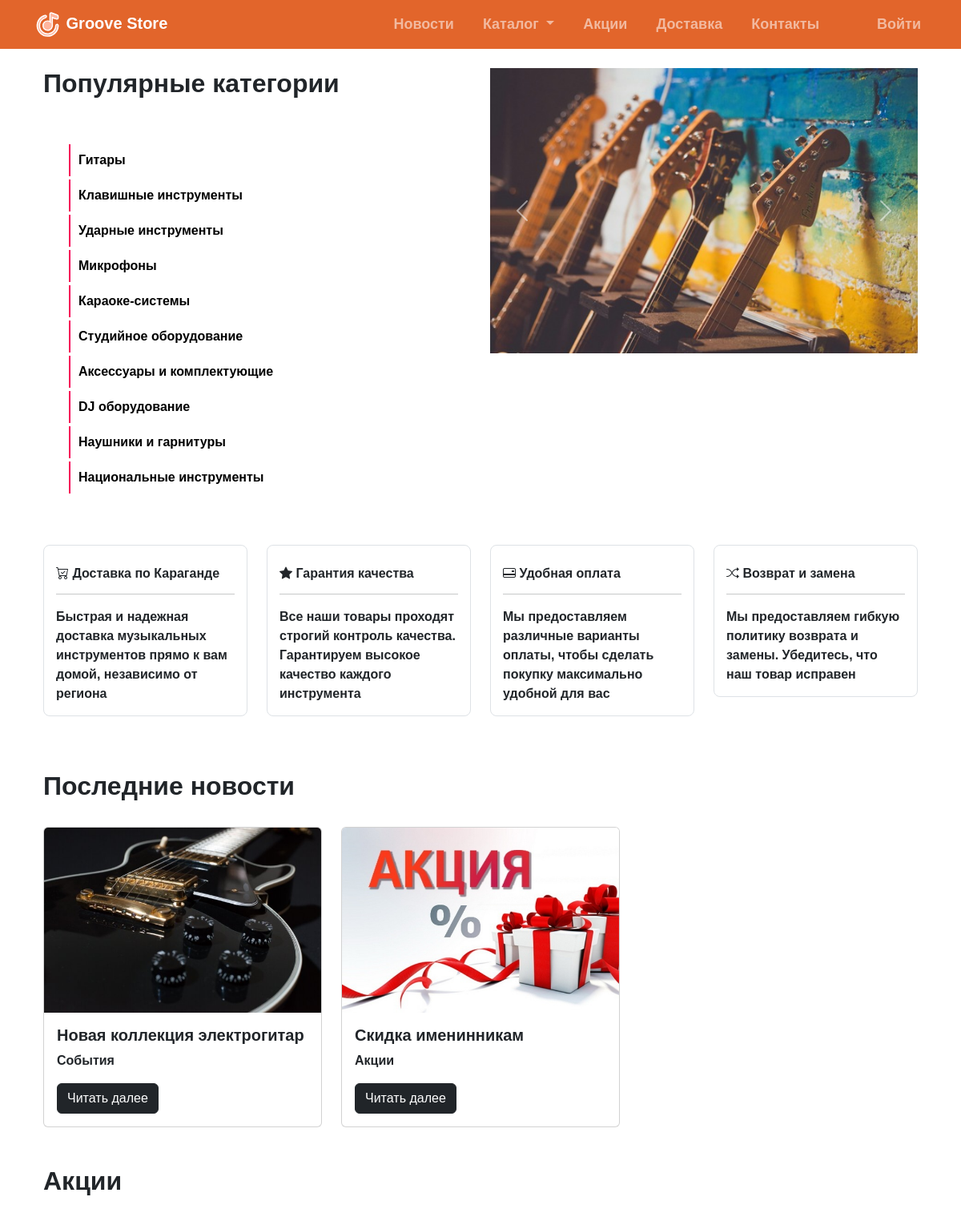
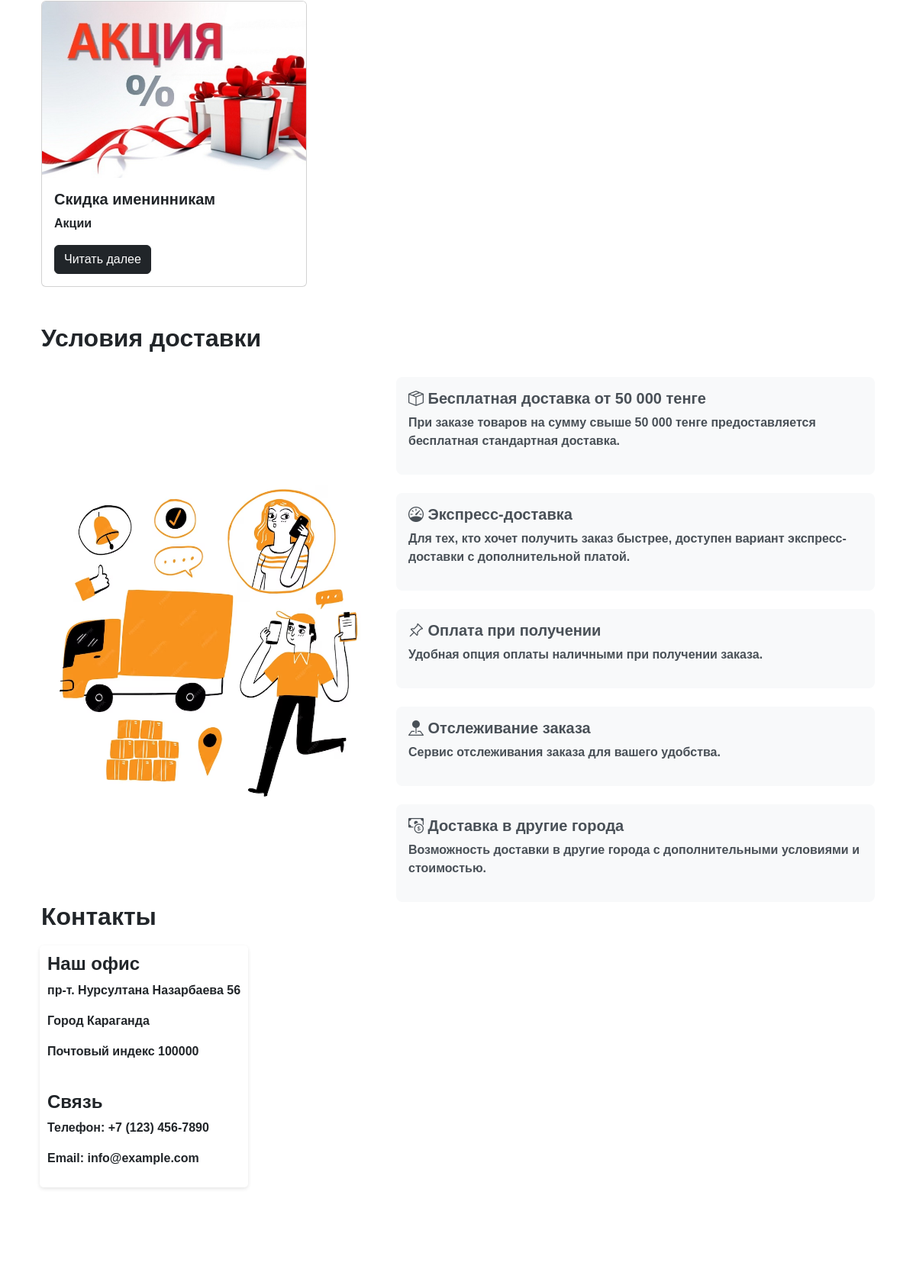
The page / on the database its author committed (2 pictures, top to bottom).
### app/models.py (models this page shows, shortened)
class Category(models.Model):
    name = models.CharField("Название категории", max_length=255)
    class Meta:
        verbose_name_plural = "Категории"

class News(models.Model):
    name = models.CharField("Заголовок новости", max_length=255)
    category = models.ForeignKey(NewsCategory, on_delete=models.CASCADE)
    photo = models.FileField("Изображение", upload_to="news/", blank=True, null=True)
    description = models.TextField("Описание новости")
    date = models.DateTimeField("Дата новости")
    class Meta:
        verbose_name_plural = "Новости"

class NewsCategory(models.Model):
    type_choices = [
        ('Акции', 'Акции'),
        ('События', 'События'),
        ('Организация', 'Организация'),
    ]
    type = models.CharField("Тип новостей", choices=type_choices, max_length=20)
    class Meta:
        verbose_name_plural = "Категории новостей"
    def __str__(self):
        return self.type

### app/views.py (the view)
# urls.py: path('', index, name='index'),
def index(request):
    categories = Category.objects.all()
    action_category = NewsCategory.objects.get(type='Акции')
    action_news = News.objects.filter(category=action_category).order_by('-date')[:4]
    latest_news = News.objects.order_by('-date')[:4]
    return render(request, 'index.html', {'latest_news': latest_news, 'categories': categories,'action_news': action_news})

### templates/index.html (shortened to what this page needs)
{% extends 'base.html' %}
{% load static %}
{% block nav_block %}
<li class="nav-item">
  <a class="nav-link" href="#">Новости</a>
</li>
<li class="nav-item dropdown">
  <a class="nav-link dropdown-toggle" href="#" role="button" data-bs-toggle="dropdown" aria-expanded="false">
    Каталог
  </a>
</li>
<li class="nav-item">
  <a class="nav-link" href="#section1">Акции</a>
</li>
<li class="nav-item">
    <a class="nav-link" href="#section2">Доставка</a>
</li>
<li class="nav-item">
    <a class="nav-link" href="#section3">Контакты</a>
</li>
<li class="nav-item">
    <a class="nav-link" href="#"></a>
</li>
{% if user.is_authenticated %}
  {% if user.is_active and user.is_staff %}
    <li class="nav-item">
      <a class="nav-link" href="{% url 'manager' %}">{{ user.username }}</a>
    </li>
  {% elif user.is_active %}
    <li class="nav-item">
      <a class="nav-link" href="{% url 'client' %}">{{ user.username }}</a>
    </li>
  {% endif %}
  <li class="nav-item">
    <a class="nav-link" href="{% url 'logout' %}">Выйти</a>
  </li>
{% else %}
  <li class="nav-item">
    <a class="nav-link" href="{% url 'login' %}">Войти</a>
  </li>
{% endif %}
{% endblock %}
{% block content %}
<div class="container mt-4">
    <div class="row">
      <div class="col-md-6">
        <h2 class="orange-line"> Популярные категории </h2>
        <div class="list">
            <h2>List Item Hover Effect</h2>
            <ul>
              {% if user.is_authenticated %}
              {% for category in categories %}
                <li><span><a style="text-decoration: none; color: black;" href="{% url 'product_list' category.id %}">{{ category.name }}</a></span></li>
              {% endfor %}
            {% else %}
              {% for category in categories %}
              <li><span><a style="text-decoration: none; color: black;" href="{% url 'login' %}">{{ category.name }}</a></span></li>
              {% endfor %}
            {% endif %}
            </ul>
          </div>
      </div>
      <div class="col-md-6">
        <div id="carouselExampleControls" class="carousel slide" data-bs-ride="carousel">
            <div class="carousel-inner">
              <div class="carousel-item active">
                <img src="{% static 'img/adv-1.jpg' %}" class="d-block w-100" alt="...">
              </div>
            </div>
            <button class="carousel-control-prev" type="button" data-bs-target="#carouselExampleControls" data-bs-slide="prev">
              <span class="carousel-control-prev-icon" aria-hidden="true"></span>
            </button>
            <button class="carousel-control-next" type="button" data-bs-target="#carouselExampleControls" data-bs-slide="next">
              <span class="carousel-control-next-icon" aria-hidden="true"></span>
            </button>
          </div>
      </div>
    </div>
    <br>
    <br>
    <div class="row">
        <div class="col-md-3">
          <div class="service-card">
            <div class="service-details">
              <h6 class="card-title"><i class="bi bi-cart-check"></i> Доставка по Караганде</h6>
              <hr>
              <p class="card-text">Быстрая и надежная доставка музыкальных инструментов прямо к вам домой, независимо от региона</p>
            </div>
          </div>
        </div>
        <div class="col-md-3">
          <div class="service-card">
            <div class="service-details">
              <h6 class="card-title"><i class="bi bi-star-fill"></i> Гарантия качества</h6>
              <hr>
              <p class="card-text">Все наши товары проходят строгий контроль качества. Гарантируем высокое качество каждого инструмента</p>
            </div>
          </div>
        </div>
        <div class="col-md-3">
          <div class="service-card">
            <div class="service-details">
              <h6 class="card-title"><i class="bi bi-credit-card-2-back"></i> Удобная оплата</h6>
              <hr>
              <p class="card-text">Мы предоставляем различные варианты оплаты, чтобы сделать покупку максимально удобной для вас</p>
            </div>
          </div>
        </div>
        <div class="col-md-3">
          <div class="service-card">
            <div class="service-details">
              <h6 class="card-title"><i class="bi bi-shuffle"></i> Возврат и замена</h6>
              <hr>
              <p class="card-text">Мы предоставляем гибкую политику возврата и замены. Убедитесь, что наш товар исправен</p>
            </div>
          </div>
        </div>
      </div>
      <br>
      <br>
      <h2 class="orange-line" id="section1" >Последние новости</h2>
      <br>
  <div class="row">
    {% for news_item in latest_news %}
      <div class="col-md-4 mb-4">
        <div class="card">
          {% if news_item.photo %}
            <img src="{{ news_item.photo.url }}" class="card-img-top" alt="{{ news_item.name }}">
          {% endif %}
          <div class="card-body">
            <h5 class="card-title">{{ news_item.name }}</h5>
            <p class="card-text">{{ news_item.category }}</p>
            <a href="{% url 'news_detail' pk=news_item.pk %}" class="btn btn-dark">Читать далее</a>
          </div>
        </div>
      </div>
    {% endfor %}
  </div>
  <br>
  <h2 class="orange-line">Акции</h2>
  <br>
<div class="row">
{% for news in action_news %}
  <div class="col-md-4 mb-4">
    <div class="card">
      {% if news.photo %}
        <img src="{{ news.photo.url }}" class="card-img-top" alt="{{ news.name }}">
      {% endif %}
      <div class="card-body">
        <h5 class="card-title">{{ news.name }}</h5>
        <p class="card-text">{{ news.category }}</p>
        <a href="{% url 'news_detail' pk=news.pk %}" class="btn btn-dark">Читать далее</a>
      </div>
    </div>
  </div>
{% endfor %}
</div>
<br>
<h2 class="orange-line" id="section2">Условия доставки</h2>
<br>
<div class="row align-items-center">
  <div class="col-md-5">
    <img src="{% static 'img/delivery.png' %}" alt="Delivery Image" class="img-fluid">
  </div>
  <div class="col-md-7">
    <div class="delivery-content">
    <div class="p-3 text-light-emphasis bg-light rounded-3">
      <h5><i class="bi bi-box-seam"></i> Бесплатная доставка от 50 000 тенге</h5>
      <p>При заказе товаров на сумму свыше 50 000 тенге предоставляется бесплатная стандартная доставка.</p>
    </div>
    <br>
    <div class="p-3 text-light-emphasis bg-light rounded-3">
      <h5><i class="bi bi-speedometer"></i> Экспресс-доставка</h5>
      <p>Для тех, кто хочет получить заказ быстрее, доступен вариант экспресс-доставки с дополнительной платой.</p>
    </div>
    <br>
    <div class="p-3 text-light-emphasis bg-light rounded-3">
      <h5><i class="bi bi-pin-angle"></i> Оплата при получении</h5>
      <p>Удобная опция оплаты наличными при получении заказа.</p>
    </div>
    <br>
    <div class="p-3 text-light-emphasis bg-light rounded-3">
      <h5><i class="bi bi-pin-map-fill"></i> Отслеживание заказа</h5>
      <p>Сервис отслеживания заказа для вашего удобства.</p>
    </div>
    <br>
    <div class="p-3 text-light-emphasis bg-light rounded-3">
      <h5><i class="bi bi-cash-coin"></i> Доставка в другие города</h5>
      <p>Возможность доставки в другие города с дополнительными условиями и стоимостью.</p>
    </div>
  </div>
</div>
<br>
<h2 id="section3">Контакты</h2>
<div style="width: 100%; position: relative;">
  <br>
  <iframe
    width="100%"
    height="400"
    frameborder="0"
    style="border:0"
    src="https://www.google.com/maps/embed?pb=!1m18!1m12!1m3!1d2574.2692183533018!2d73.10182257710015!3d49.81860507147837!2m3!1f0!2f0!3f0!3m2!1i1024!2i768!4f13.1!3m3!1m2!1s0x424346e496c789ff%3A0xbf6b602f3acf7ee1!2z0JrQsNGA0LDQs9Cw0L3QtNC40L3RgdC60LjQuSDRgtC10YXQvdC40YfQtdGB0LrQuNC5INGD0L3QuNCy0LXRgNGB0LjRgtC10YI!5e0!3m2!1sru!2skz!4v1702152592113!5m2!1sru!2skz" width="600" height="450" style="border:0;" allowfullscreen="" loading="lazy"
    allowfullscreen
  ></iframe>
  <div
    style="
      position: absolute;
      top: 10px;
      left: 10px;
      background-color: white;
      padding: 10px;
      border-radius: 5px;
      box-shadow: 0 2px 5px rgba(0, 0, 0, 0.1);
    "
  >
    <h4>Наш офис</h4>
    <p>пр-т. Нурсултана Назарбаева 56</p>
    <p>Город Караганда</p>
    <p>Почтовый индекс 100000</p>
    <br />
    <h4>Связь</h4>
    <p>Телефон: +7 (123) 456-7890</p>
    <p>Email: info@example.com</p>
  </div>
</div>
  </div>
<br>
{% endblock %}

### static/css/style.css (style rules this page uses)
body, h1, h2, h3, h4, h5, h6, p, a, span, div, li, ul, ol, input, button, textarea { font-family: 'Mont', sans-serif; font-weight: 600; font-style: normal; }
.service-card { border: 1px solid #dee2e6; border-radius: 8px; overflow: hidden; margin-bottom: 20px; }
.service-details { padding: 15px; }
.list { position: relative; }
.list h2 { color: #fff; font-weight: 700; letter-spacing: 1px; margin-bottom: 10px; }
.list ul { position: relative; }
.list ul li { position: relative; left: 0; color: #2d2d2d; list-style: none; margin: 4px 0; border-left: 2px solid #f50057; transition: 0.5s; cursor: pointer; }
.list ul li span { position: relative; padding: 8px; padding-left: 10px; display: inline-block; z-index: 1; transition: 0.5s; }
.list ul li:before { content: ""; position: absolute; width: 85%; height: 100%; background: #ED7B28; transform: scaleX(0); transform-origin: left; transition: 0.5s; }

### rows shown on the page
Category: name "Гитары"
Category: name "Клавишные инструменты"
Category: name "Ударные инструменты"
Category: name "Микрофоны"
Category: name "Караоке-системы"
Category: name "Студийное оборудование"
Category: name "Аксессуары и комплектующие"
Category: name "DJ оборудование"
Category: name "Наушники и гарнитуры"
Category: name "Национальные инструменты"
News: photo (picture), name "Новая коллекция электрогитар", category "События"
News: photo (picture), name "Скидка именинникам", category "Акции"
